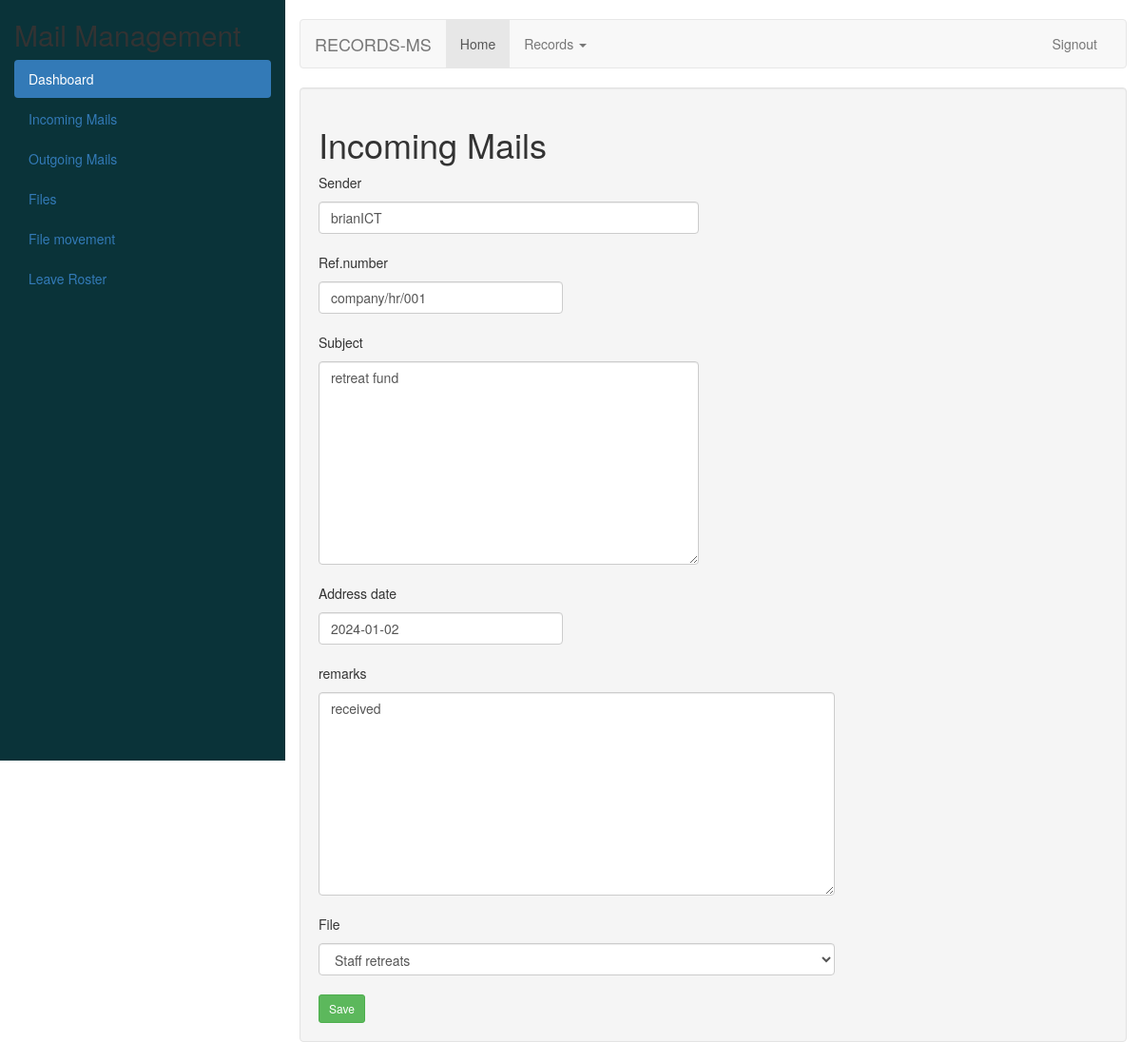
/2, run on the app's committed database.
### recApp/models.py (models this page shows)
class TrackingModel(models.Model):
    created_at = models.DateTimeField(_("created at"), auto_now_add=True)
    updated_at = models.DateTimeField(_("updated at"), auto_now=True)
    class Meta:
        abstract = True

class BaseMailRecord(models.Model):
    sender = models.CharField(_("name of the sender"), max_length=156)
    ref_number = models.CharField(_("reference number"), max_length=156)
    description = models.TextField(_("description"), null=True, blank=True)
    class Meta:
        abstract = True

class IncomingMail(TrackingModel, BaseMailRecord):
    address_date = models.DateField(_("address date"), blank=True, null=True)
    remarks = models.TextField(_("remarks"), blank=True, null=True)
    file = models.ForeignKey(BaseAttachments, on_delete = models.CASCADE, to_field ='name')
    class Meta:
        verbose_name_plural = "Incoming Mails"
        ordering = ["-id"]

### recApp/views.py (the view, shortened to what this page needs)
# urls.py: path('<int:id>', views.records_form, name="update"),
def records_form(request, id=0):
    if request.method == 'GET':
        if id == 0:
            rec_details = IncomingMailsForm()
        else:
            rec_from_db = IncomingMail.objects.get(pk=id)
            rec_details = IncomingMailsForm(instance=rec_from_db)
        context = {'records': rec_details}
        return render(request, 'records/mailsform.html', context)

### recApp/form.py
class IncomingMailsForm(forms.ModelForm):
    class Meta:
        model = IncomingMail
        fields = ('sender','ref_number','description','address_date','remarks','file')
    def __init__(self, *args, **kwargs):
        super(IncomingMailsForm, self).__init__(*args, **kwargs)
        for field_name, field in self.fields.items():
            field.widget.attrs.update({'class': 'form-control'})

### recApp/models.py (called while the page is built)
    def __str__(self):
        return self.name

### recApp/templates/records/mailsform.html (shortened to what this page needs)
{% extends 'records/base.html' %}
{% block content %}
<h1>Incoming Mails</h1>
<form action="" method="post" autocomplete="off">
    <div class="row">
        <div class="col-md-6">
            <p>Sender</p>{{records.sender}}
        </div>
    </div>
    <br>
    <div class="row">
        <div class="col-md-4">
            <p>Ref.number</p> {{records.ref_number}}
        </div>
    </div>
    <br>
    <div class="row">
        <div class="col-md-6">
            <p>Subject</p>{{records.description}}
        </div>
    </div>
    <br>
    <div class="row">
        <div class="col-md-4">
            <p>Address date</p>{{records.address_date}}
        </div>
    </div>
    <br>
    <div class="row">
        <div class="col-md-8">
            <p>remarks</p>{{records.remarks}}
        </div>
    </div>
    <br>
    <div class="row">
        <div class="col-md-8">
            <p>File</p>{{records.file}}
        </div>
    </div>
    <br>
    <div class="row">
        <div class="col-md-8">
            <button class="btn btn-success btn-sm " type="submit">
                 Save
            </button>
        </div>
    </div>
</form>
{% endblock content %}

### data on the page
IncomingMail: sender "brianICT", ref_number "company/hr/001", description "retreat fund", address_date "2024-01-02", remarks "received", file "Staff retreats"
